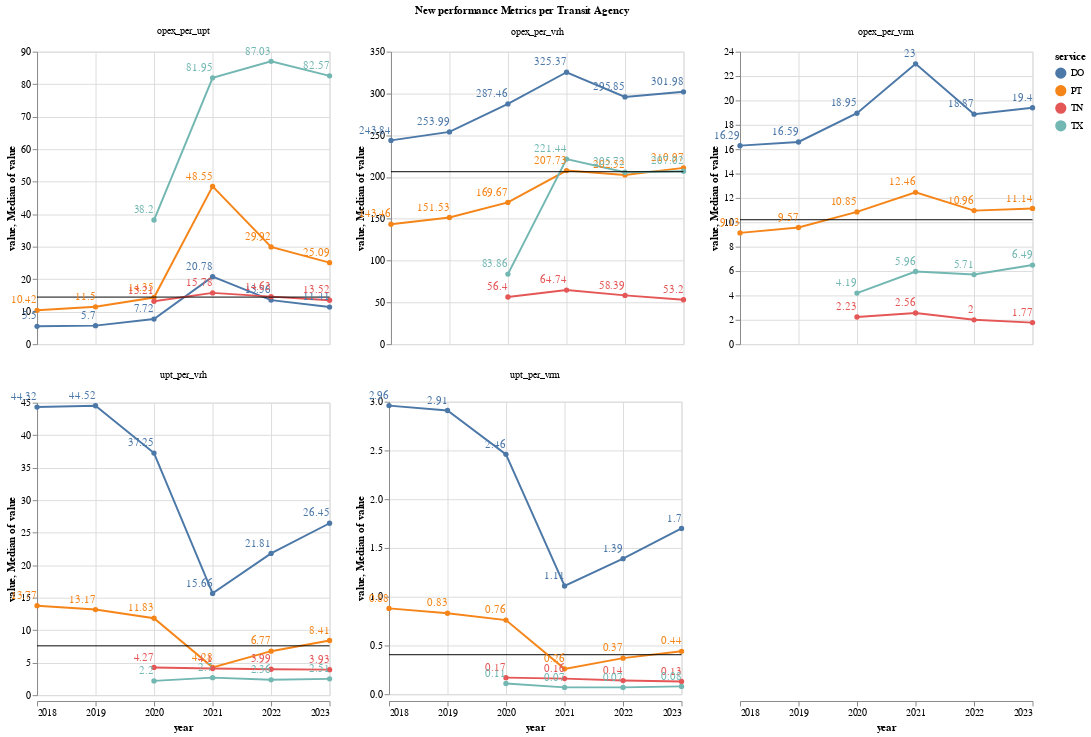

Write notebook code for a chart like this one.
### Code cell
make_line(by_tos_long, 
          x_col= "year:T", 
          y_col= "value",
          facet= "variable:N",
          color= "service:N",
          title= "New performance Metrics per Transit Agency",
          ind_axis=True
         )

### Figure 1 — Vega-Lite specification as saved in the notebook (floating-point values rounded to 4 significant figures)
{"config": {"view": {"continuousWidth": 300, "continuousHeight": 300}}, "data": {"name": "data-e91b2c1b4074db469230804626f2525d"}, "facet": {"field": "variable", "title": "New performance Metrics per Transit Agency", "type": "nominal"}, "spec": {"layer": [{"mark": {"type": "line", "point": true}, "encoding": {"color": {"field": "service", "type": "nominal"}, "tooltip": [{"field": "year", "type": "temporal"}, {"field": "value", "type": "quantitative"}, {"field": "service", "type": "nominal"}], "x": {"field": "year", "type": "temporal"}, "y": {"field": "value", "type": "quantitative"}}}, {"mark": {"type": "rule"}, "encoding": {"y": {"aggregate": "median", "field": "value", "type": "quantitative"}}}, {"mark": {"type": "text", "align": "right", "dy": -10}, "encoding": {"color": {"field": "service", "type": "nominal"}, "text": {"field": "value", "type": "quantitative"}, "x": {"field": "year", "type": "temporal"}, "y": {"field": "value", "type": "quantitative"}}}]}, "columns": 3, "resolve": {"scale": {"y": "independent"}}, "$schema": "https://vega.github.io/schema/vega-lite/v5.20.1.json", "datasets": {"data-e91b2c1b4074db469230804626f2525d": [{"service": "DO", "RTPA": "Metropolitan Transportation Commission", "year": "2018", "variable": "opex_per_vrh", "value": 243.8}, {"service": "DO", "RTPA": "Metropolitan Transportation Commission", "year": "2019", "variable": "opex_per_vrh", "value": 254.0}, {"service": "DO", "RTPA": "Metropolitan Transportation Commission", "year": "2020", "variable": "opex_per_vrh", "value": 287.5}, {"service": "DO", "RTPA": "Metropolitan Transportation Commission", "year": "2021", "variable": "opex_per_vrh", "value": 325.4}, {"service": "DO", "RTPA": "Metropolitan Transportation Commission", "year": "2022", "variable": "opex_per_vrh", "value": 295.9}, {"service": "DO", "RTPA": "Metropolitan Transportation Commission", "year": "2023", "variable": "opex_per_vrh", "value": 302.0}, {"service": "PT", "RTPA": "Metropolitan Transportation Commission", "year": "2018", "variable": "opex_per_vrh", "value": 143.5}, {"service": "PT", "RTPA": "Metropolitan Transportation Commission", "year": "2019", "variable": "opex_per_vrh", "value": 151.5}, {"service": "PT", "RTPA": "Metropolitan Transportation Commission", "year": "2020", "variable": "opex_per_vrh", "value": 169.7}, {"service": "PT", "RTPA": "Metropolitan Transportation Commission", "year": "2021", "variable": "opex_per_vrh", "value": 207.7}, {"service": "PT", "RTPA": "Metropolitan Transportation Commission", "year": "2022", "variable": "opex_per_vrh", "value": 202.5}, {"service": "PT", "RTPA": "Metropolitan Transportation Commission", "year": "2023", "variable": "opex_per_vrh", "value": 211.0}, {"service": "TN", "RTPA": "Metropolitan Transportation Commission", "year": "2020", "variable": "opex_per_vrh", "value": 56.4}, {"service": "TN", "RTPA": "Metropolitan Transportation Commission", "year": "2021", "variable": "opex_per_vrh", "value": 64.74}, {"service": "TN", "RTPA": "Metropolitan Transportation Commission", "year": "2022", "variable": "opex_per_vrh", "value": 58.39}, {"service": "TN", "RTPA": "Metropolitan Transportation Commission", "year": "2023", "variable": "opex_per_vrh", "value": 53.2}, {"service": "TX", "RTPA": "Metropolitan Transportation Commission", "year": "2020", "variable": "opex_per_vrh", "value": 83.86}, {"service": "TX", "RTPA": "Metropolitan Transportation Commission", "year": "2021", "variable": "opex_per_vrh", "value": 221.4}, {"service": "TX", "RTPA": "Metropolitan Transportation Commission", "year": "2022", "variable": "opex_per_vrh", "value": 205.7}, {"service": "TX", "RTPA": "Metropolitan Transportation Commission", "year": "2023", "variable": "opex_per_vrh", "value": 207.0}, {"service": "DO", "RTPA": "Metropolitan Transportation Commission", "year": "2018", "variable": "opex_per_vrm", "value": 16.29}, {"service": "DO", "RTPA": "Metropolitan Transportation Commission", "year": "2019", "variable": "opex_per_vrm", "value": 16.59}, {"service": "DO", "RTPA": "Metropolitan Transportation Commission", "year": "2020", "variable": "opex_per_vrm", "value": 18.95}, {"service": "DO", "RTPA": "Metropolitan Transportation Commission", "year": "2021", "variable": "opex_per_vrm", "value": 23.0}, {"service": "DO", "RTPA": "Metropolitan Transportation Commission", "year": "2022", "variable": "opex_per_vrm", "value": 18.87}, {"service": "DO", "RTPA": "Metropolitan Transportation Commission", "year": "2023", "variable": "opex_per_vrm", "value": 19.4}, {"service": "PT", "RTPA": "Metropolitan Transportation Commission", "year": "2018", "variable": "opex_per_vrm", "value": 9.13}, {"service": "PT", "RTPA": "Metropolitan Transportation Commission", "year": "2019", "variable": "opex_per_vrm", "value": 9.57}, {"service": "PT", "RTPA": "Metropolitan Transportation Commission", "year": "2020", "variable": "opex_per_vrm", "value": 10.85}, {"service": "PT", "RTPA": "Metropolitan Transportation Commission", "year": "2021", "variable": "opex_per_vrm", "value": 12.46}, {"service": "PT", "RTPA": "Metropolitan Transportation Commission", "year": "2022", "variable": "opex_per_vrm", "value": 10.96}, {"service": "PT", "RTPA": "Metropolitan Transportation Commission", "year": "2023", "variable": "opex_per_vrm", "value": 11.14}, {"service": "TN", "RTPA": "Metropolitan Transportation Commission", "year": "2020", "variable": "opex_per_vrm", "value": 2.23}, {"service": "TN", "RTPA": "Metropolitan Transportation Commission", "year": "2021", "variable": "opex_per_vrm", "value": 2.56}, {"service": "TN", "RTPA": "Metropolitan Transportation Commission", "year": "2022", "variable": "opex_per_vrm", "value": 2.0}, {"service": "TN", "RTPA": "Metropolitan Transportation Commission", "year": "2023", "variable": "opex_per_vrm", "value": 1.77}, {"service": "TX", "RTPA": "Metropolitan Transportation Commission", "year": "2020", "variable": "opex_per_vrm", "value": 4.19}, {"service": "TX", "RTPA": "Metropolitan Transportation Commission", "year": "2021", "variable": "opex_per_vrm", "value": 5.96}, {"service": "TX", "RTPA": "Metropolitan Transportation Commission", "year": "2022", "variable": "opex_per_vrm", "value": 5.71}, {"service": "TX", "RTPA": "Metropolitan Transportation Commission", "year": "2023", "variable": "opex_per_vrm", "value": 6.49}, {"service": "DO", "RTPA": "Metropolitan Transportation Commission", "year": "2018", "variable": "upt_per_vrh", "value": 44.32}, {"service": "DO", "RTPA": "Metropolitan Transportation Commission", "year": "2019", "variable": "upt_per_vrh", "value": 44.52}, {"service": "DO", "RTPA": "Metropolitan Transportation Commission", "year": "2020", "variable": "upt_per_vrh", "value": 37.25}, {"service": "DO", "RTPA": "Metropolitan Transportation Commission", "year": "2021", "variable": "upt_per_vrh", "value": 15.66}, {"service": "DO", "RTPA": "Metropolitan Transportation Commission", "year": "2022", "variable": "upt_per_vrh", "value": 21.81}, {"service": "DO", "RTPA": "Metropolitan Transportation Commission", "year": "2023", "variable": "upt_per_vrh", "value": 26.45}, {"service": "PT", "RTPA": "Metropolitan Transportation Commission", "year": "2018", "variable": "upt_per_vrh", "value": 13.77}, {"service": "PT", "RTPA": "Metropolitan Transportation Commission", "year": "2019", "variable": "upt_per_vrh", "value": 13.17}, {"service": "PT", "RTPA": "Metropolitan Transportation Commission", "year": "2020", "variable": "upt_per_vrh", "value": 11.83}, {"service": "PT", "RTPA": "Metropolitan Transportation Commission", "year": "2021", "variable": "upt_per_vrh", "value": 4.28}, {"service": "PT", "RTPA": "Metropolitan Transportation Commission", "year": "2022", "variable": "upt_per_vrh", "value": 6.77}, {"service": "PT", "RTPA": "Metropolitan Transportation Commission", "year": "2023", "variable": "upt_per_vrh", "value": 8.41}, {"service": "TN", "RTPA": "Metropolitan Transportation Commission", "year": "2020", "variable": "upt_per_vrh", "value": 4.27}, {"service": "TN", "RTPA": "Metropolitan Transportation Commission", "year": "2021", "variable": "upt_per_vrh", "value": 4.1}, {"service": "TN", "RTPA": "Metropolitan Transportation Commission", "year": "2022", "variable": "upt_per_vrh", "value": 3.99}, {"service": "TN", "RTPA": "Metropolitan Transportation Commission", "year": "2023", "variable": "upt_per_vrh", "value": 3.93}, {"service": "TX", "RTPA": "Metropolitan Transportation Commission", "year": "2020", "variable": "upt_per_vrh", "value": 2.2}, {"service": "TX", "RTPA": "Metropolitan Transportation Commission", "year": "2021", "variable": "upt_per_vrh", "value": 2.7}, {"service": "TX", "RTPA": "Metropolitan Transportation Commission", "year": "2022", "variable": "upt_per_vrh", "value": 2.36}, {"service": "TX", "RTPA": "Metropolitan Transportation Commission", "year": "2023", "variable": "upt_per_vrh", "value": 2.51}, {"service": "DO", "RTPA": "Metropolitan Transportation Commission", "year": "2018", "variable": "upt_per_vrm", "value": 2.96}, {"service": "DO", "RTPA": "Metropolitan Transportation Commission", "year": "2019", "variable": "upt_per_vrm", "value": 2.91}, {"service": "DO", "RTPA": "Metropolitan Transportation Commission", "year": "2020", "variable": "upt_per_vrm", "value": 2.46}, {"service": "DO", "RTPA": "Metropolitan Transportation Commission", "year": "2021", "variable": "upt_per_vrm", "value": 1.11}, {"service": "DO", "RTPA": "Metropolitan Transportation Commission", "year": "2022", "variable": "upt_per_vrm", "value": 1.39}, {"service": "DO", "RTPA": "Metropolitan Transportation Commission", "year": "2023", "variable": "upt_per_vrm", "value": 1.7}, {"service": "PT", "RTPA": "Metropolitan Transportation Commission", "year": "2018", "variable": "upt_per_vrm", "value": 0.88}, {"service": "PT", "RTPA": "Metropolitan Transportation Commission", "year": "2019", "variable": "upt_per_vrm", "value": 0.83}, {"service": "PT", "RTPA": "Metropolitan Transportation Commission", "year": "2020", "variable": "upt_per_vrm", "value": 0.76}, {"service": "PT", "RTPA": "Metropolitan Transportation Commission", "year": "2021", "variable": "upt_per_vrm", "value": 0.26}, {"service": "PT", "RTPA": "Metropolitan Transportation Commission", "year": "2022", "variable": "upt_per_vrm", "value": 0.37}, {"service": "PT", "RTPA": "Metropolitan Transportation Commission", "year": "2023", "variable": "upt_per_vrm", "value": 0.44}, {"service": "TN", "RTPA": "Metropolitan Transportation Commission", "year": "2020", "variable": "upt_per_vrm", "value": 0.17}, {"service": "TN", "RTPA": "Metropolitan Transportation Commission", "year": "2021", "variable": "upt_per_vrm", "value": 0.16}, {"service": "TN", "RTPA": "Metropolitan Transportation Commission", "year": "2022", "variable": "upt_per_vrm", "value": 0.14}, {"service": "TN", "RTPA": "Metropolitan Transportation Commission", "year": "2023", "variable": "upt_per_vrm", "value": 0.13}, {"service": "TX", "RTPA": "Metropolitan Transportation Commission", "year": "2020", "variable": "upt_per_vrm", "value": 0.11}, {"service": "TX", "RTPA": "Metropolitan Transportation Commission", "year": "2021", "variable": "upt_per_vrm", "value": 0.07}, {"service": "TX", "RTPA": "Metropolitan Transportation Commission", "year": "2022", "variable": "upt_per_vrm", "value": 0.07}, {"service": "TX", "RTPA": "Metropolitan Transportation Commission", "year": "2023", "variable": "upt_per_vrm", "value": 0.08}, {"service": "DO", "RTPA": "Metropolitan Transportation Commission", "year": "2018", "variable": "opex_per_upt", "value": 5.5}, {"service": "DO", "RTPA": "Metropolitan Transportation Commission", "year": "2019", "variable": "opex_per_upt", "value": 5.7}, {"service": "DO", "RTPA": "Metropolitan Transportation Commission", "year": "2020", "variable": "opex_per_upt", "value": 7.72}, {"service": "DO", "RTPA": "Metropolitan Transportation Commission", "year": "2021", "variable": "opex_per_upt", "value": 20.78}, {"service": "DO", "RTPA": "Metropolitan Transportation Commission", "year": "2022", "variable": "opex_per_upt", "value": 13.56}, {"service": "DO", "RTPA": "Metropolitan Transportation Commission", "year": "2023", "variable": "opex_per_upt", "value": 11.41}, {"service": "PT", "RTPA": "Metropolitan Transportation Commission", "year": "2018", "variable": "opex_per_upt", "value": 10.42}, {"service": "PT", "RTPA": "Metropolitan Transportation Commission", "year": "2019", "variable": "opex_per_upt", "value": 11.5}, {"service": "PT", "RTPA": "Metropolitan Transportation Commission", "year": "2020", "variable": "opex_per_upt", "value": 14.35}, {"service": "PT", "RTPA": "Metropolitan Transportation Commission", "year": "2021", "variable": "opex_per_upt", "value": 48.55}, {"service": "PT", "RTPA": "Metropolitan Transportation Commission", "year": "2022", "variable": "opex_per_upt", "value": 29.92}, {"service": "PT", "RTPA": "Metropolitan Transportation Commission", "year": "2023", "variable": "opex_per_upt", "value": 25.09}, {"service": "TN", "RTPA": "Metropolitan Transportation Commission", "year": "2020", "variable": "opex_per_upt", "value": 13.21}, {"service": "TN", "RTPA": "Metropolitan Transportation Commission", "year": "2021", "variable": "opex_per_upt", "value": 15.78}, {"service": "TN", "RTPA": "Metropolitan Transportation Commission", "year": "2022", "variable": "opex_per_upt", "value": 14.63}, {"service": "TN", "RTPA": "Metropolitan Transportation Commission", "year": "2023", "variable": "opex_per_upt", "value": 13.52}, {"service": "TX", "RTPA": "Metropolitan Transportation Commission", "year": "2020", "variable": "opex_per_upt", "value": 38.2}, {"service": "TX", "RTPA": "Metropolitan Transportation Commission", "year": "2021", "variable": "opex_per_upt", "value": 81.95}, {"service": "TX", "RTPA": "Metropolitan Transportation Commission", "year": "2022", "variable": "opex_per_upt", "value": 87.03}, {"service": "TX", "RTPA": "Metropolitan Transportation Commission", "year": "2023", "variable": "opex_per_upt", "value": 82.57}]}}
